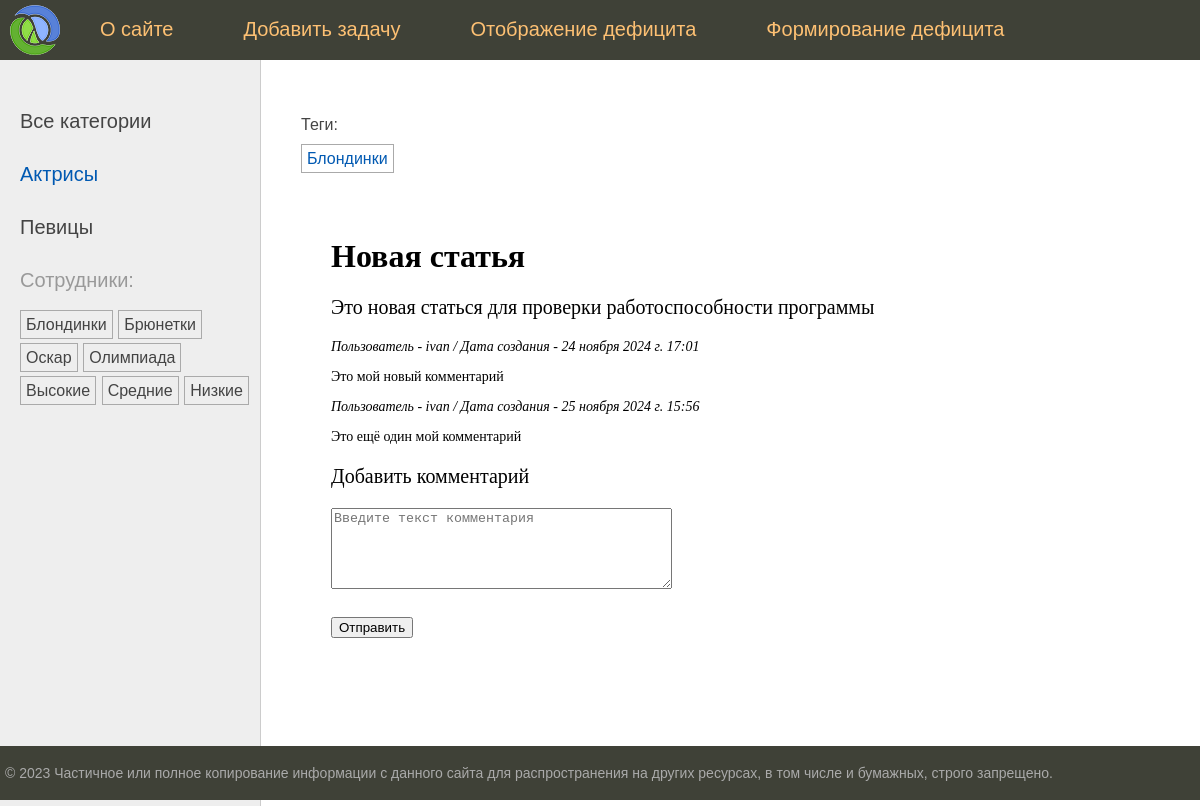
Page /post/kmlsdfkbvmnsld/ on the earlier database version.
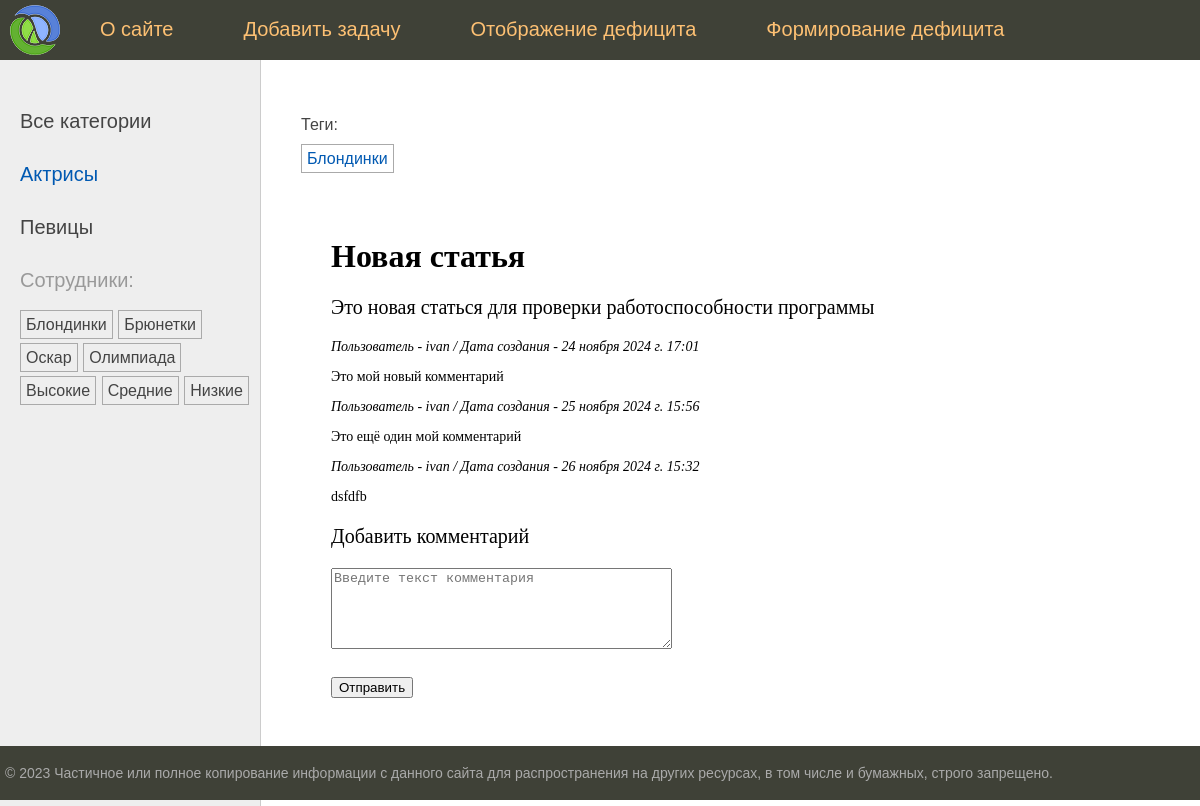
Same page on the later database version.
### women/models.py (models this page shows, shortened)
class Category(models.Model):
    name = models.CharField(max_length=100, db_index=True, verbose_name="Название")
    slug = models.SlugField(max_length=255, unique=True, db_index=True)
    class Meta:
        verbose_name = "Категория"
        verbose_name_plural = "Категории"
    def get_absolute_url(self):
        return reverse('category', kwargs={'cat_slug': self.slug})

class TagPost(models.Model):
    tag = models.CharField(max_length=100, db_index=True)
    slug = models.SlugField(max_length=255, unique=True, db_index=True)
    def get_absolute_url(self):
        return reverse('tag', kwargs={'tag_slug': self.slug})

class CommentModel(models.Model):
    user = models.ForeignKey(User, on_delete=models.CASCADE, verbose_name="Пользователь")
    post = models.ForeignKey(Women, on_delete=models.CASCADE, verbose_name="Пост", related_name='comments')
    comment = models.TextField(verbose_name="Комментарии")
    created_at = models.DateTimeField(auto_now_add=True)
    class Meta:
        verbose_name = "Комментарий"
        verbose_name_plural = "Комментарии"

### women/views.py (the view, shortened to what this page needs)
# urls.py: path('post/<slug:post_slug>/', views.show_post, name='post'),  # Маршрут для отображения страницы show_post
def show_post(request, post_slug):  # Получаем из Get запроса id поста
    comment = CommentForm()
    post = get_object_or_404(Women, slug=post_slug)
    first_model = Women.objects.get(slug=post_slug)
    comment_text = first_model.comments.all()
    data = {
        'title': post.title,
        'post': post,  # Это весь объект post
        'comment': comment,
        'comment_text': comment_text,
        'cat_selected': 1,
    }
    return render(request, "women/post.html", data)

### women/forms.py
class CommentForm(forms.ModelForm):
    comment = forms.CharField(
        widget=forms.Textarea(
            attrs={
                "class": 'form-control',
                "placeholder": "Введите текст комментария",
                "rows": 5
            }
        ),
    )
    class Meta:
        model = CommentModel
        fields = ("comment",)

### women/templatetags/women_tags.py (called while the page is built)
@register.simple_tag()
def get_menu():
    return menu

@register.inclusion_tag('women/list_categories.html')
def show_categories(cat_selected=0):
    cats = Category.objects.all()
    return {'cats': cats, 'cat_selected': cat_selected}

@register.inclusion_tag('women/list_tags.html')
def show_all_tags():
    return {'tags': TagPost.objects.all()}

### women/templates/women/post.html (shortened to what this page needs)
{% extends 'base.html' %}
{% block breadcrumbs %}
{% with post.tags.all as tags %}
{% if tags %}
<p>Теги:</p>
<ul class="tags-list">
    {% for t in tags %}
    <li><a href="{{t.get_absolute_url}}">{{t.tag}}</a></li>
    {% endfor %}
</ul>
{% endif %}
{% endwith %}
{% endblock %}}
{% block content %}
<h1>{{post.title}}</h1>
{{post.content|linebreaks}}
{% for comment in comment_text %}
<div class="comment-text" style="font-size: 14px">
        <p class="comment"> <em> Пользователь - {{comment.user}} / Дата создания - {{comment.created_at}} </em></p>
        <p class="text_comment"> {{comment.comment|linebreaks}} </p>
</div>
{% endfor %}
<form action="" method="post">
    <p>Добавить комментарий</p>
    {{ comment.comment }}
    <p>
        <button type="submit">Отправить</button>
    </p>
</form>
{% endblock %}

### women/templates/women/list_categories.html
{% for cat in cats %}
{% if cat.id == cat_selected %}
<li class="selected">{{cat.name}}</li>
{% else %}
<li><a href="{{ cat.get_absolute_url }}">{{cat.name}}</a></li>
{% endif %}
{% endfor %}

### women/templates/women/list_tags.html
{% if tags %}
<p>Сотрудники:</p>
<ul class="tags-list">
    {% for t in tags %}
    <li><a href="{{t.get_absolute_url}}">{{t.tag}}</a></li>
    {% endfor %}
</ul>
{% endif %}

Differences in the rows shown:
added CommentModel: user "ivan", created_at "26 ноября 2024 г. 15:32", comment "dsfdfb"
